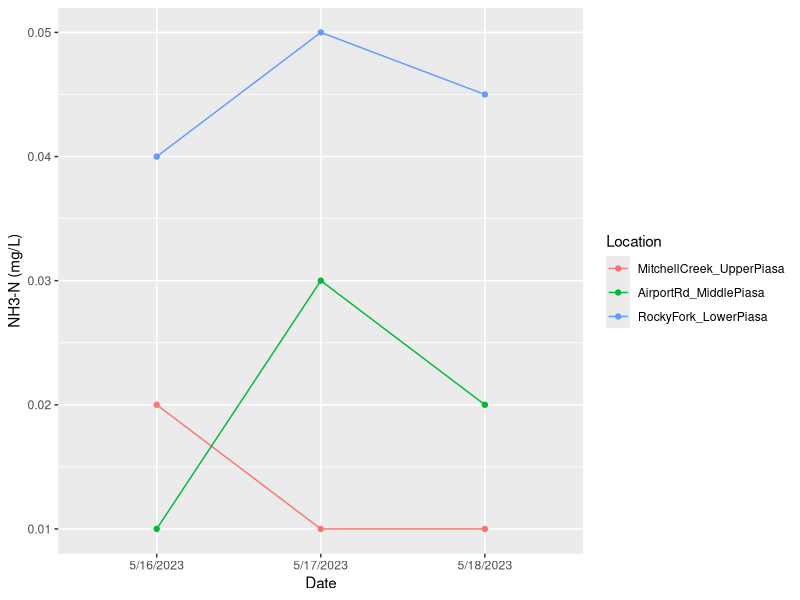
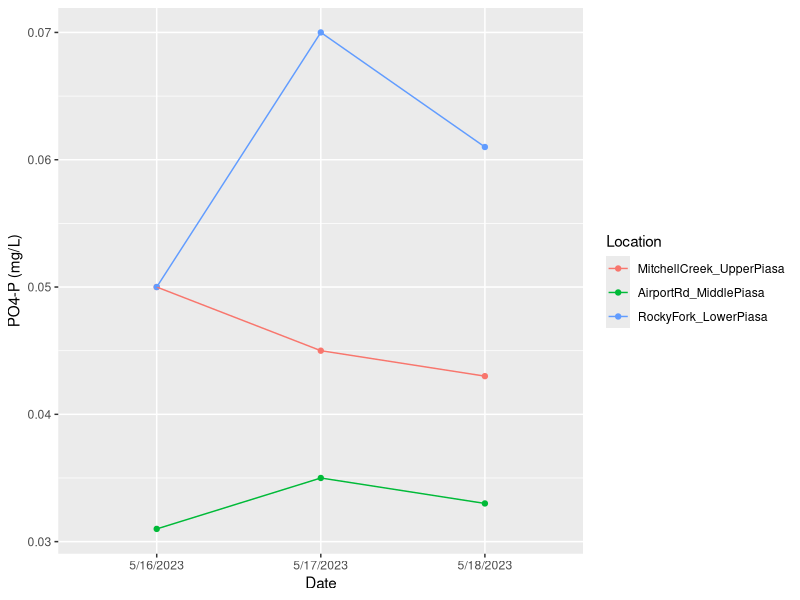
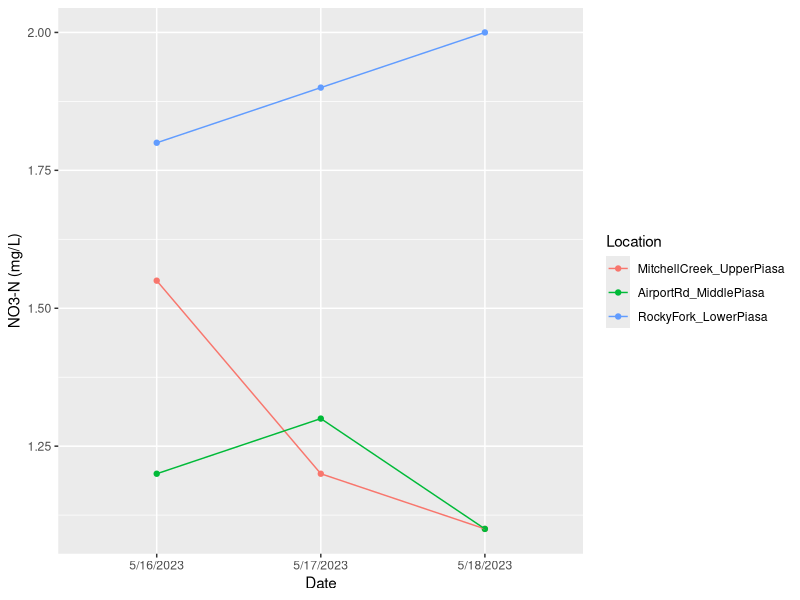
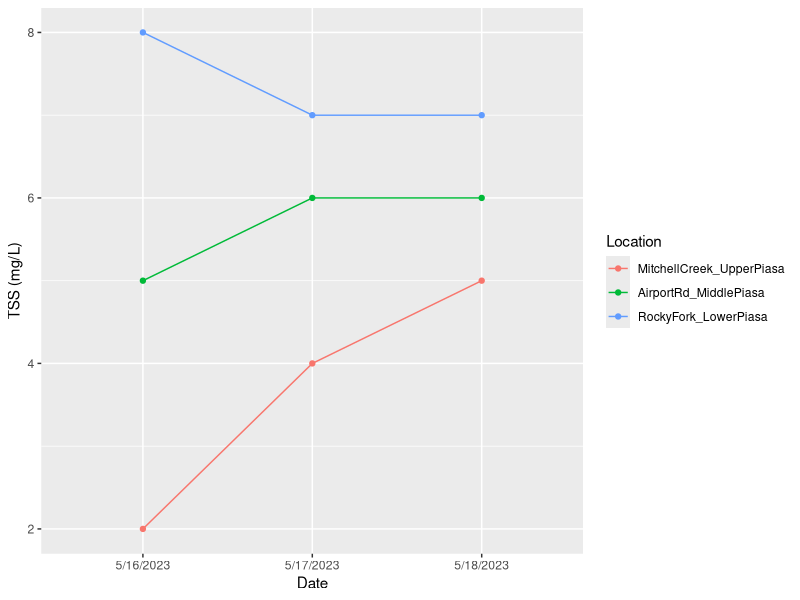
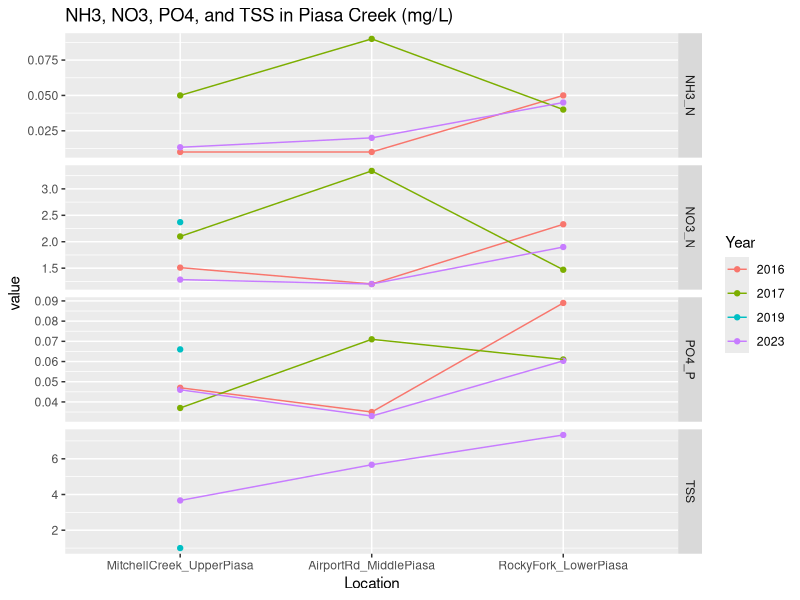

These figures' R source, in order:
##### Water Quality: Examining and Comparing Trends over Time #####

# if this is your first time using these packages, you must install them first, otherwise skip this or comment this out
install.packages('ggplot2')
install.packages('tidyr')
install.packages('dplyr')

# load the packages we'll need to work with
library(ggplot2)
library(tidyr)
library(dplyr)

# Set working directory to the folder that holds my data files
setwd("C:/Users/saweiss.LC/OneDrive - Lewis and Clark Community College/UI Field Course/UI-Field-Course-at-NGRREC/")

#### Read in Dataset ####
water <- read.csv("water_example.csv")

# inspect the data 
head(water)

#### Trends across consective days in 2023 #### 

# create subset for year 2023
water23 <- subset(water, water$Year == 2023)
water23

# Telling R the desired order for the Location variable
water23$Location <- factor(water23$Location, levels=c("MitchellCreek_UpperPiasa", "AirportRd_MiddlePiasa", "RockyFork_LowerPiasa")) # following this, you won't notice any visual change in the data frame, except for 'Location' now has the data type, 'factor'.

water23

#### Graphing NH3-N, PO4-P, NO3-N, and TSS with ggplot2 ####

# NH3-N plot
NH3_N_plot <- ggplot(water23, aes(x=Date, y=NH3_N, color=Location, group=Location)) + # indicates the dataframe to use, the x axis variable (Date), y axis variable (NH3_N), and grouping variable (Location) for colors
  geom_point() + # specifies type of plot (points)
  geom_line() + # specifies type of plot (lines to connect the points)
  ylab("NH3-N (mg/L)") # y axis label

NH3_N_plot

# PO4-P plot
PO4_P_plot <- ggplot(water23, aes(x=Date, y=PO4_P, color=Location, group=Location)) + # indicates the dataframe to use, the x axis variable (Date), y axis variable (PO4_P), and grouping variable (Location) for colors
  geom_point() + # specifies type of plot (points)
  geom_line() + # specifies type of plot (lines to connect the points)
  ylab("PO4-P (mg/L)")

PO4_P_plot

# NO3-N plot
NO3_N_plot <- ggplot(water23, aes(x=Date, y=NO3_N, color=Location, group=Location)) + # indicates the dataframe to use, the x axis variable (Date), y axis variable (NO3_N), and grouping variable (Location) for colors
  geom_point() + # specifies type of plot (points)
  geom_line() + # specifies type of plot (lines to connect the points)
  ylab("NO3-N (mg/L)")

NO3_N_plot

# TSS plot
TSS_plot <- ggplot(water23, aes(x=Date, y=TSS, color=Location, group=Location)) + # indicates the dataframe to use, the x axis variable (Date), y axis variable (TSS), and grouping variable (Location) for colors
  geom_point() + # specifies type of plot (points)
  geom_line() + # specifies type of plot (lines to connect the points)
  ylab("TSS (mg/L)")

TSS_plot

#### Compare data with past years ####

# First let's calculate the average value for each variable to the year, since we have multiple observations at some of the sites, and for all the 2023 sites
water_avgs <- water %>% 
  group_by(Location, Year) %>% # designate the grouping variable(s). In this case, we want a unique observation for each Location and Year combo.
  summarize(NH3_N = mean(NH3_N), NO3_N = mean(NO3_N), PO4_P = mean(PO4_P), TSS = mean(TSS)) # provide the formula, in this case, taking the means

water_avgs # return the resulting data frame, which summarizes species richness at each quadrat along each transect.

# go from wide to long format with the function 'pivot_longer' in the tidyr package
water_avgs_long <- pivot_longer(water_avgs, cols = NH3_N:TSS, names_to = "Variable")
head(water_avgs_long)  

# plot all years and all variables within one figure
water_avgs_long$Year <- as.factor(water_avgs_long$Year) # make Year a factor (right now it's 'numeric') so it will be given a discrete color when plotting
water_avgs_long$Location <- factor(water_avgs_long$Location, levels=c("MitchellCreek_UpperPiasa", "AirportRd_MiddlePiasa", "RockyFork_LowerPiasa")) # again telling R the preferred order for these location factors (upper to lower)

water_allyrs_plot <- ggplot(water_avgs_long, aes(x=Location, y=value, group=Year, color=Year)) + # this time we use the Year as our grouping variable
  geom_point() +
  geom_line() +
  facet_grid(rows=vars(Variable), scales="free_y") + # this plots all four graphs on the same figure, with scales set to 'free y' to allow different y axis scales
  ggtitle("NH3, NO3, PO4, and TSS in Piasa Creek (mg/L)")

water_allyrs_plot

